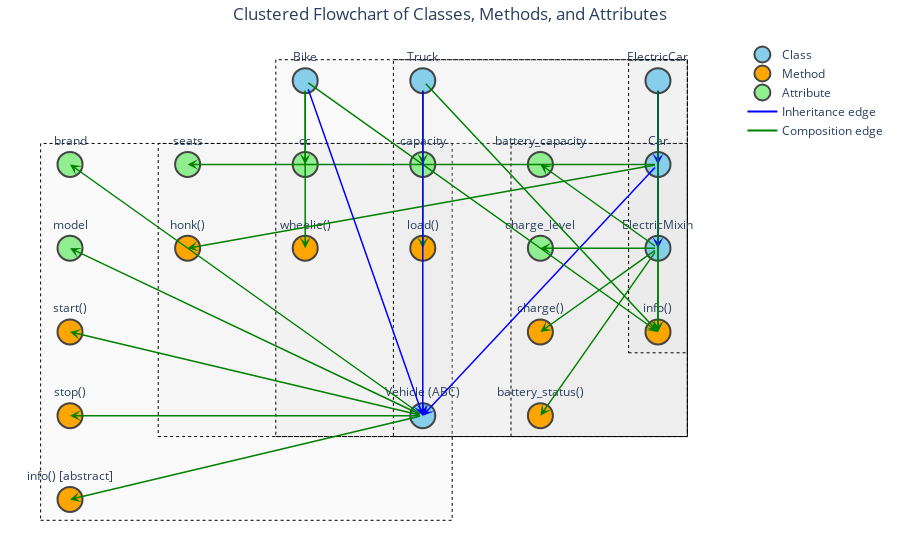

Notebook cell for this chart:
### Markdown cell above
## 2. Interactive Flowchart of Classes, Methods, and Attributes

### Code cell
import networkx as nx
import plotly.graph_objects as go

# === Define categories ===
classes = [
    "Vehicle (ABC)", "Car", "Bike", "Truck", "ElectricMixin", "ElectricCar"
]

methods = [
    "start()", "stop()", "info() [abstract]", "info()", "honk()", 
    "wheelie()", "load()", "charge()", "battery_status()"
]

attributes = [
    "brand", "model", "seats", "cc", "capacity",
    "battery_capacity", "charge_level"
]

# === Relationships ===
edges = [
    ("Vehicle (ABC)", "brand", "composition"),
    ("Vehicle (ABC)", "model", "composition"),
    ("Vehicle (ABC)", "start()", "composition"),
    ("Vehicle (ABC)", "stop()", "composition"),
    ("Vehicle (ABC)", "info() [abstract]", "composition"),

    ("Car", "seats", "composition"),
    ("Car", "honk()", "composition"),
    ("Car", "info()", "composition"),
    ("Car", "Vehicle (ABC)", "inheritance"),

    ("Bike", "cc", "composition"),
    ("Bike", "wheelie()", "composition"),
    ("Bike", "info()", "composition"),
    ("Bike", "Vehicle (ABC)", "inheritance"),

    ("Truck", "capacity", "composition"),
    ("Truck", "load()", "composition"),
    ("Truck", "info()", "composition"),
    ("Truck", "Vehicle (ABC)", "inheritance"),

    ("ElectricMixin", "battery_capacity", "composition"),
    ("ElectricMixin", "charge_level", "composition"),
    ("ElectricMixin", "charge()", "composition"),
    ("ElectricMixin", "battery_status()", "composition"),

    ("ElectricCar", "Car", "inheritance"),
    ("ElectricCar", "ElectricMixin", "inheritance"),
    ("ElectricCar", "info()", "composition"),
]

# === Build graph ===
G = nx.DiGraph()
for src, dst, _ in edges:
    G.add_edge(src, dst)

# Fixed layout: group nodes by class
pos = {}
x_gap, y_gap = 4, 4
for i, cls in enumerate(classes):
    pos[cls] = (i * x_gap, 0)
    # spread methods/attributes vertically under each class
    children = [dst for src, dst, rel in edges if src == cls]
    for j, child in enumerate(children):
        pos[child] = (i * x_gap, -(j+1) * y_gap)

# === Categorization ===
def get_category(node):
    if node in classes:
        return "Class"
    elif node in methods:
        return "Method"
    elif node in attributes:
        return "Attribute"
    return "Other"

category_colors = {"Class": "skyblue", "Method": "orange", "Attribute": "lightgreen", "Other": "lightgray"}
edge_colors = {"inheritance": "blue", "composition": "green"}

# === Node traces ===
node_traces = []
for category, color in category_colors.items():
    x, y, text = [], [], []
    for node in G.nodes():
        if get_category(node) == category:
            x.append(pos[node][0])
            y.append(pos[node][1])
            text.append(node)
    node_traces.append(
        go.Scatter(
            x=x, y=y,
            mode="markers+text",
            text=text,
            textposition="top center",
            hoverinfo="text",
            marker=dict(size=25, color=color, line_width=2),
            name=category
        )
    )

# === Edge arrows ===
annotations = []
for src, dst, rel_type in edges:
    x0, y0 = pos[src]
    x1, y1 = pos[dst]
    annotations.append(
        dict(
            ax=x0, ay=y0,
            x=x1, y=y1,
            xref="x", yref="y",
            axref="x", ayref="y",
            showarrow=True,
            arrowhead=3, arrowsize=1.2, arrowwidth=1.5,
            arrowcolor=edge_colors[rel_type]
        )
    )

# === Draw class clusters (rectangles) ===
shapes = []
for cls in classes:
    x_vals = [pos[cls][0]]
    y_vals = [pos[cls][1]]
    # find children
    children = [dst for src, dst, rel in edges if src == cls]
    for c in children:
        x_vals.append(pos[c][0])
        y_vals.append(pos[c][1])
    if x_vals and y_vals:
        shapes.append(
            dict(
                type="rect",
                xref="x", yref="y",
                x0=min(x_vals) - 1, x1=max(x_vals) + 1,
                y0=min(y_vals) - 1, y1=max(y_vals) + 1,
                fillcolor="rgba(200,200,200,0.1)",
                line=dict(color="black", width=1, dash="dot"),
                layer="below"
            )
        )

# === Figure ===
fig = go.Figure(data=node_traces)
fig.update_layout(
    title="Clustered Flowchart of Classes, Methods, and Attributes",
    title_x=0.5,
    showlegend=True,
    legend=dict(x=1.05, y=1, bgcolor="rgba(255,255,255,0.7)", bordercolor="black"),
    margin=dict(l=20, r=20, t=40, b=20),
    xaxis=dict(showgrid=False, zeroline=False, showticklabels=False),
    yaxis=dict(showgrid=False, zeroline=False, showticklabels=False),
    plot_bgcolor="white",
    annotations=annotations,
    shapes=shapes
)

# Edge legend
for label, color in edge_colors.items():
    fig.add_trace(
        go.Scatter(
            x=[None], y=[None],
            mode="lines",
            line=dict(color=color, width=2),
            name=f"{label.capitalize()} edge"
        )
    )

fig.show()

### Figure 1 — Plotly figure (JSON) as saved in the notebook; plotly's stock layout.template omitted (floating-point values rounded to 4 significant figures)
{"data": [{"hoverinfo": "text", "marker": {"color": "skyblue", "line": {"width": 2}, "size": 25}, "mode": "markers+text", "name": "Class", "text": ["Vehicle (ABC)", "Car", "Bike", "Truck", "ElectricMixin", "ElectricCar"], "textposition": "top center", "type": "scatter", "x": [12, 20, 8, 12, 20, 20], "y": [-16, -4, 0, 0, -8, 0]}, {"hoverinfo": "text", "marker": {"color": "orange", "line": {"width": 2}, "size": 25}, "mode": "markers+text", "name": "Method", "text": ["start()", "stop()", "info() [abstract]", "honk()", "info()", "wheelie()", "load()", "charge()", "battery_status()"], "textposition": "top center", "type": "scatter", "x": [0, 0, 0, 4, 20, 8, 12, 16, 16], "y": [-12, -16, -20, -8, -12, -8, -8, -12, -16]}, {"hoverinfo": "text", "marker": {"color": "lightgreen", "line": {"width": 2}, "size": 25}, "mode": "markers+text", "name": "Attribute", "text": ["brand", "model", "seats", "cc", "capacity", "battery_capacity", "charge_level"], "textposition": "top center", "type": "scatter", "x": [0, 0, 4, 8, 12, 16, 16], "y": [-4, -8, -4, -4, -4, -4, -8]}, {"hoverinfo": "text", "marker": {"color": "lightgray", "line": {"width": 2}, "size": 25}, "mode": "markers+text", "name": "Other", "text": [], "textposition": "top center", "type": "scatter", "x": [], "y": []}, {"line": {"color": "blue", "width": 2}, "mode": "lines", "name": "Inheritance edge", "type": "scatter", "x": [null], "y": [null]}, {"line": {"color": "green", "width": 2}, "mode": "lines", "name": "Composition edge", "type": "scatter", "x": [null], "y": [null]}], "layout": {"annotations": [{"arrowcolor": "green", "arrowhead": 3, "arrowsize": 1.2, "arrowwidth": 1.5, "ax": 12, "axref": "x", "ay": -16, "ayref": "y", "showarrow": true, "x": 0, "xref": "x", "y": -4, "yref": "y"}, {"arrowcolor": "green", "arrowhead": 3, "arrowsize": 1.2, "arrowwidth": 1.5, "ax": 12, "axref": "x", "ay": -16, "ayref": "y", "showarrow": true, "x": 0, "xref": "x", "y": -8, "yref": "y"}, {"arrowcolor": "green", "arrowhead": 3, "arrowsize": 1.2, "arrowwidth": 1.5, "ax": 12, "axref": "x", "ay": -16, "ayref": "y", "showarrow": true, "x": 0, "xref": "x", "y": -12, "yref": "y"}, {"arrowcolor": "green", "arrowhead": 3, "arrowsize": 1.2, "arrowwidth": 1.5, "ax": 12, "axref": "x", "ay": -16, "ayref": "y", "showarrow": true, "x": 0, "xref": "x", "y": -16, "yref": "y"}, {"arrowcolor": "green", "arrowhead": 3, "arrowsize": 1.2, "arrowwidth": 1.5, "ax": 12, "axref": "x", "ay": -16, "ayref": "y", "showarrow": true, "x": 0, "xref": "x", "y": -20, "yref": "y"}, {"arrowcolor": "green", "arrowhead": 3, "arrowsize": 1.2, "arrowwidth": 1.5, "ax": 20, "axref": "x", "ay": -4, "ayref": "y", "showarrow": true, "x": 4, "xref": "x", "y": -4, "yref": "y"}, {"arrowcolor": "green", "arrowhead": 3, "arrowsize": 1.2, "arrowwidth": 1.5, "ax": 20, "axref": "x", "ay": -4, "ayref": "y", "showarrow": true, "x": 4, "xref": "x", "y": -8, "yref": "y"}, {"arrowcolor": "green", "arrowhead": 3, "arrowsize": 1.2, "arrowwidth": 1.5, "ax": 20, "axref": "x", "ay": -4, "ayref": "y", "showarrow": true, "x": 20, "xref": "x", "y": -12, "yref": "y"}, {"arrowcolor": "blue", "arrowhead": 3, "arrowsize": 1.2, "arrowwidth": 1.5, "ax": 20, "axref": "x", "ay": -4, "ayref": "y", "showarrow": true, "x": 12, "xref": "x", "y": -16, "yref": "y"}, {"arrowcolor": "green", "arrowhead": 3, "arrowsize": 1.2, "arrowwidth": 1.5, "ax": 8, "axref": "x", "ay": 0, "ayref": "y", "showarrow": true, "x": 8, "xref": "x", "y": -4, "yref": "y"}, {"arrowcolor": "green", "arrowhead": 3, "arrowsize": 1.2, "arrowwidth": 1.5, "ax": 8, "axref": "x", "ay": 0, "ayref": "y", "showarrow": true, "x": 8, "xref": "x", "y": -8, "yref": "y"}, {"arrowcolor": "green", "arrowhead": 3, "arrowsize": 1.2, "arrowwidth": 1.5, "ax": 8, "axref": "x", "ay": 0, "ayref": "y", "showarrow": true, "x": 20, "xref": "x", "y": -12, "yref": "y"}, {"arrowcolor": "blue", "arrowhead": 3, "arrowsize": 1.2, "arrowwidth": 1.5, "ax": 8, "axref": "x", "ay": 0, "ayref": "y", "showarrow": true, "x": 12, "xref": "x", "y": -16, "yref": "y"}, {"arrowcolor": "green", "arrowhead": 3, "arrowsize": 1.2, "arrowwidth": 1.5, "ax": 12, "axref": "x", "ay": 0, "ayref": "y", "showarrow": true, "x": 12, "xref": "x", "y": -4, "yref": "y"}, {"arrowcolor": "green", "arrowhead": 3, "arrowsize": 1.2, "arrowwidth": 1.5, "ax": 12, "axref": "x", "ay": 0, "ayref": "y", "showarrow": true, "x": 12, "xref": "x", "y": -8, "yref": "y"}, {"arrowcolor": "green", "arrowhead": 3, "arrowsize": 1.2, "arrowwidth": 1.5, "ax": 12, "axref": "x", "ay": 0, "ayref": "y", "showarrow": true, "x": 20, "xref": "x", "y": -12, "yref": "y"}, {"arrowcolor": "blue", "arrowhead": 3, "arrowsize": 1.2, "arrowwidth": 1.5, "ax": 12, "axref": "x", "ay": 0, "ayref": "y", "showarrow": true, "x": 12, "xref": "x", "y": -16, "yref": "y"}, {"arrowcolor": "green", "arrowhead": 3, "arrowsize": 1.2, "arrowwidth": 1.5, "ax": 20, "axref": "x", "ay": -8, "ayref": "y", "showarrow": true, "x": 16, "xref": "x", "y": -4, "yref": "y"}, {"arrowcolor": "green", "arrowhead": 3, "arrowsize": 1.2, "arrowwidth": 1.5, "ax": 20, "axref": "x", "ay": -8, "ayref": "y", "showarrow": true, "x": 16, "xref": "x", "y": -8, "yref": "y"}, {"arrowcolor": "green", "arrowhead": 3, "arrowsize": 1.2, "arrowwidth": 1.5, "ax": 20, "axref": "x", "ay": -8, "ayref": "y", "showarrow": true, "x": 16, "xref": "x", "y": -12, "yref": "y"}, {"arrowcolor": "green", "arrowhead": 3, "arrowsize": 1.2, "arrowwidth": 1.5, "ax": 20, "axref": "x", "ay": -8, "ayref": "y", "showarrow": true, "x": 16, "xref": "x", "y": -16, "yref": "y"}, {"arrowcolor": "blue", "arrowhead": 3, "arrowsize": 1.2, "arrowwidth": 1.5, "ax": 20, "axref": "x", "ay": 0, "ayref": "y", "showarrow": true, "x": 20, "xref": "x", "y": -4, "yref": "y"}, {"arrowcolor": "blue", "arrowhead": 3, "arrowsize": 1.2, "arrowwidth": 1.5, "ax": 20, "axref": "x", "ay": 0, "ayref": "y", "showarrow": true, "x": 20, "xref": "x", "y": -8, "yref": "y"}, {"arrowcolor": "green", "arrowhead": 3, "arrowsize": 1.2, "arrowwidth": 1.5, "ax": 20, "axref": "x", "ay": 0, "ayref": "y", "showarrow": true, "x": 20, "xref": "x", "y": -12, "yref": "y"}], "legend": {"bgcolor": "rgba(255,255,255,0.7)", "bordercolor": "black", "x": 1.05, "y": 1}, "margin": {"b": 20, "l": 20, "r": 20, "t": 40}, "plot_bgcolor": "white", "shapes": [{"fillcolor": "rgba(200,200,200,0.1)", "layer": "below", "line": {"color": "black", "dash": "dot", "width": 1}, "type": "rect", "x0": -1, "x1": 13, "xref": "x", "y0": -21, "y1": -3, "yref": "y"}, {"fillcolor": "rgba(200,200,200,0.1)", "layer": "below", "line": {"color": "black", "dash": "dot", "width": 1}, "type": "rect", "x0": 3, "x1": 21, "xref": "x", "y0": -17, "y1": -3, "yref": "y"}, {"fillcolor": "rgba(200,200,200,0.1)", "layer": "below", "line": {"color": "black", "dash": "dot", "width": 1}, "type": "rect", "x0": 7, "x1": 21, "xref": "x", "y0": -17, "y1": 1, "yref": "y"}, {"fillcolor": "rgba(200,200,200,0.1)", "layer": "below", "line": {"color": "black", "dash": "dot", "width": 1}, "type": "rect", "x0": 11, "x1": 21, "xref": "x", "y0": -17, "y1": 1, "yref": "y"}, {"fillcolor": "rgba(200,200,200,0.1)", "layer": "below", "line": {"color": "black", "dash": "dot", "width": 1}, "type": "rect", "x0": 15, "x1": 21, "xref": "x", "y0": -17, "y1": -3, "yref": "y"}, {"fillcolor": "rgba(200,200,200,0.1)", "layer": "below", "line": {"color": "black", "dash": "dot", "width": 1}, "type": "rect", "x0": 19, "x1": 21, "xref": "x", "y0": -13, "y1": 1, "yref": "y"}], "showlegend": true, "title": {"text": "Clustered Flowchart of Classes, Methods, and Attributes", "x": 0.5}, "xaxis": {"showgrid": false, "showticklabels": false, "zeroline": false}, "yaxis": {"showgrid": false, "showticklabels": false, "zeroline": false}}}
